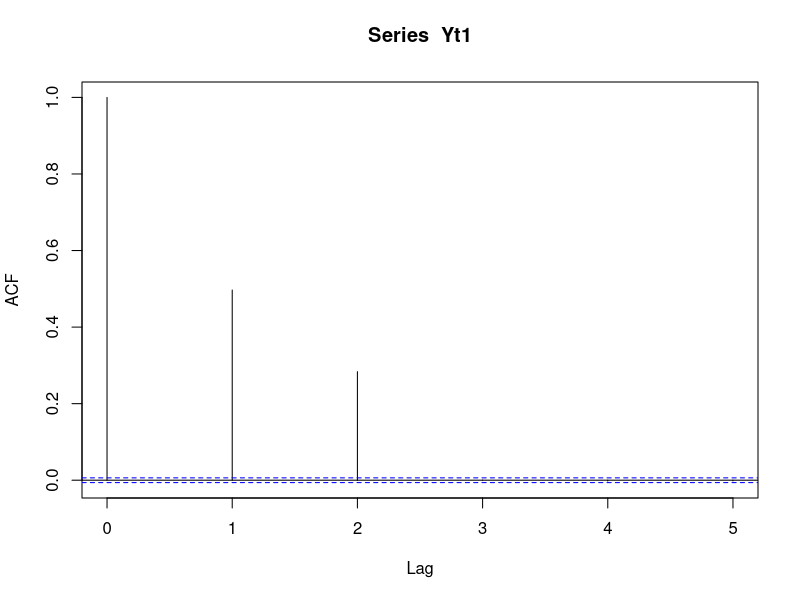
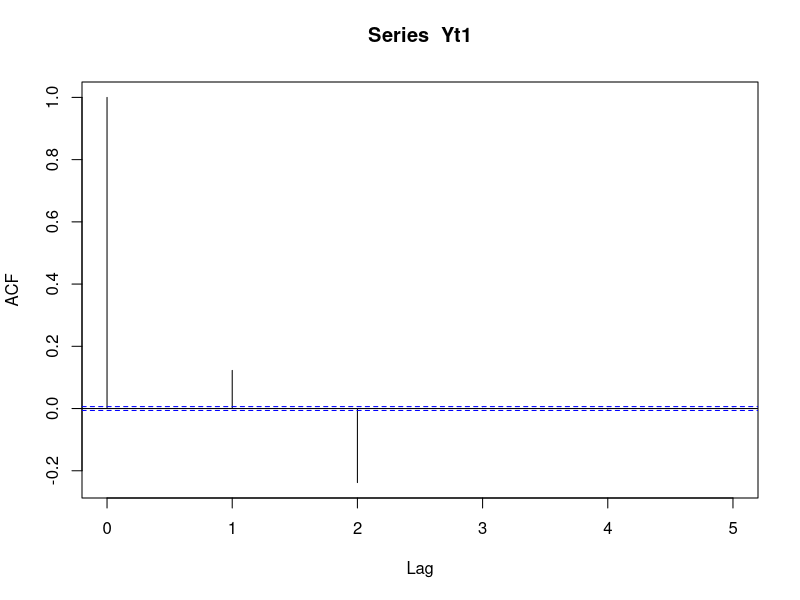
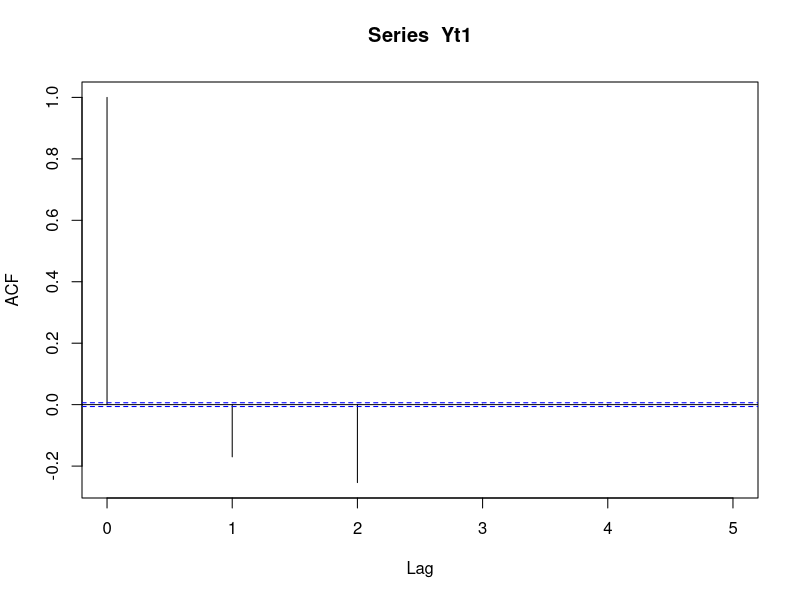
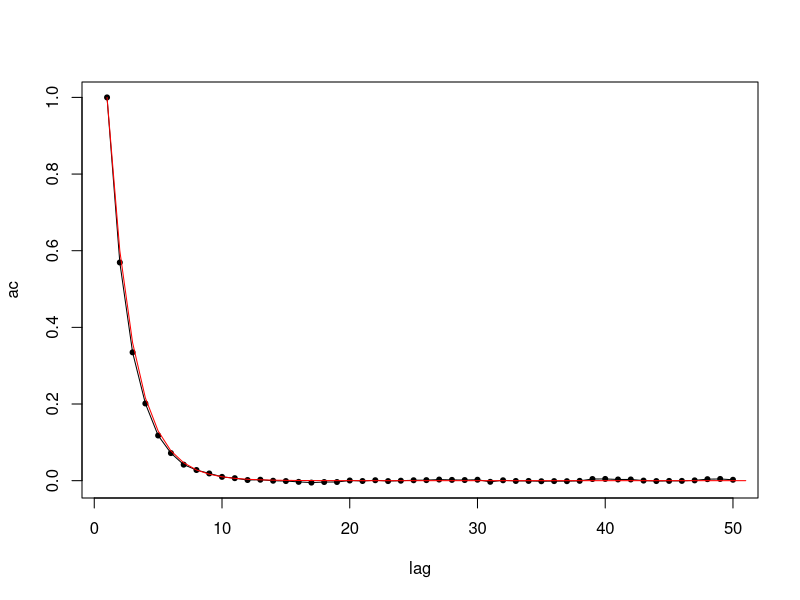
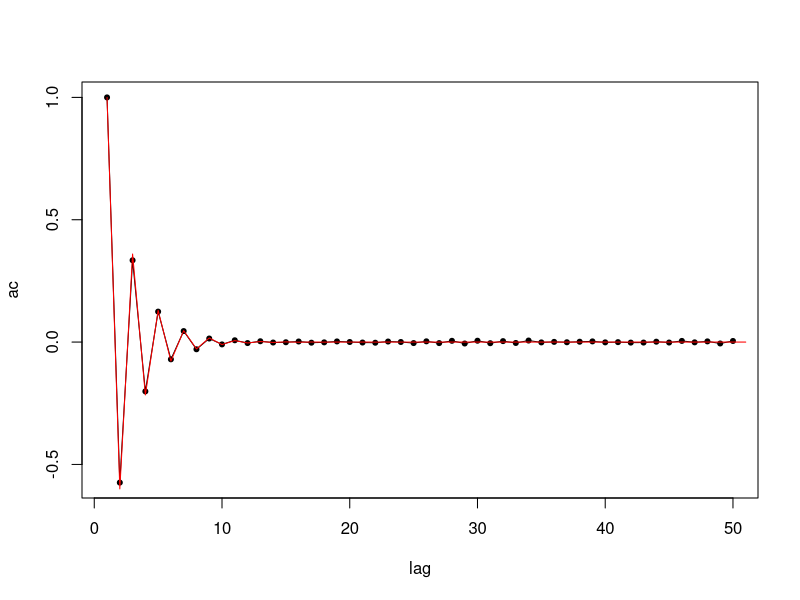
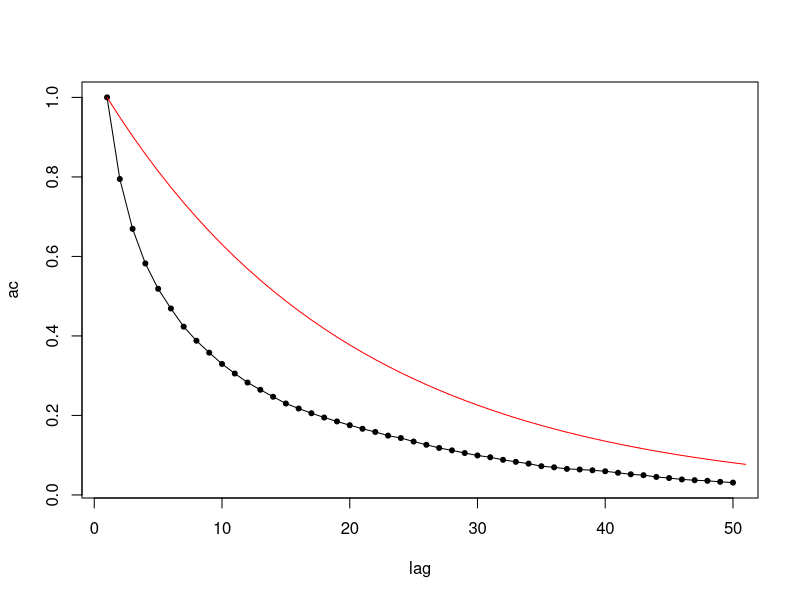
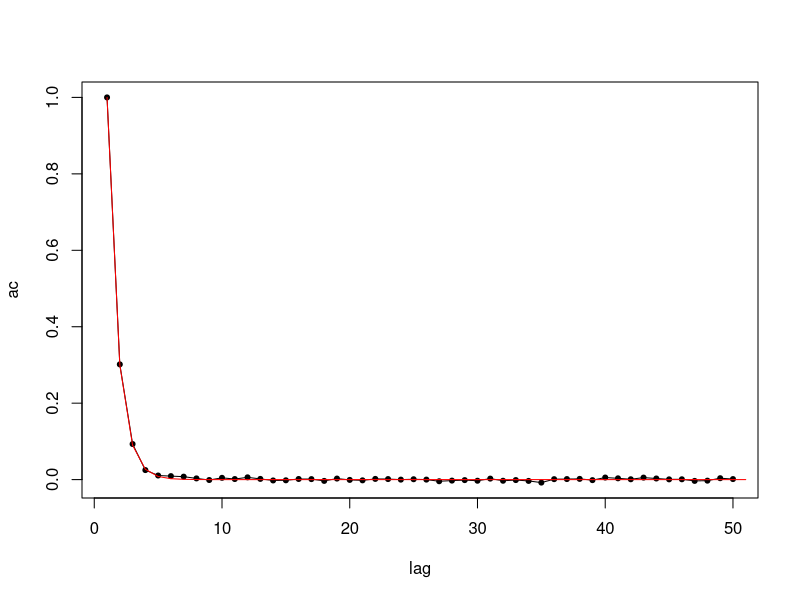
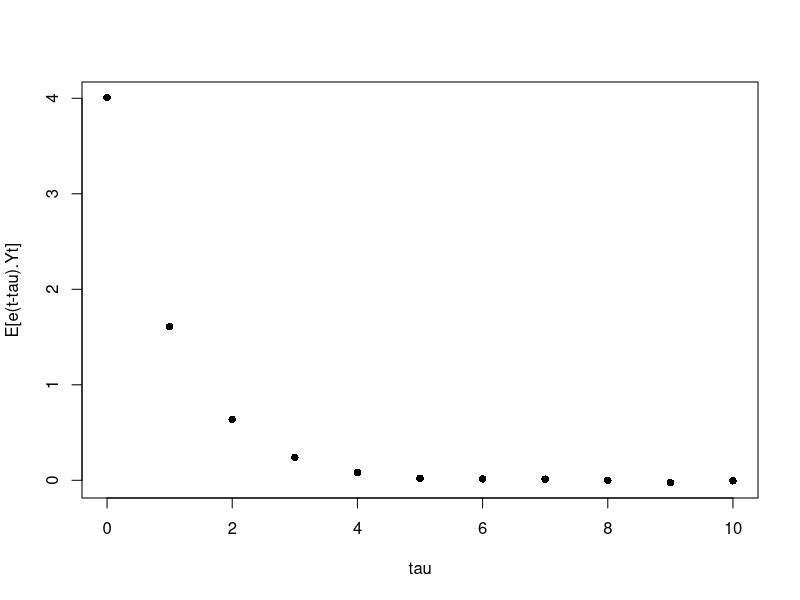

The R script that drew these images, in order:
## ---- chunk 1
knitr::opts_chunk$set(echo = TRUE)
## ---- chunk 2
rm(list = ls())
## ---- chunk 3
library(magrittr)
library(tseries)
## ---- chunk 4
N <- 1e5

set.seed(1)
et <- runif(N,-1,1)
## ---- chunk 5
mean(et)
## ---- chunk 6
var(et)
cov(et[1:(N-5)],et[6:N])
## ---- chunk 7
Yt <- 5 + et[3:N] - 0.5*et[2:(N-1)] + 0.25*et[1:(N-2)] 
## ---- chunk 8
adf.test(Yt)
## ---- chunk 9
acf(Yt,8,plot = F)
## ---- chunk 10
Yt1 <- et[3:N] + 0.5*et[2:(N-1)] + 0.4*et[1:(N-2)] 
acf(Yt1,5)
## ---- chunk 11
Yt1 <- et[3:N] + 1.2*et[2:(N-1)] - 0.7*et[1:(N-2)] 
acf(Yt1,5)
## ---- chunk 12
Yt1 <- et[3:N] - 1*et[2:(N-1)] - 0.6*et[1:(N-2)] 
acf(Yt1,5)
## ---- chunk 13
tau = 50 # lag máximo de análise
## ---- chunk 14
phi <- 0.6
## ---- chunk 15
set.seed(Sys.time())
X <- rnorm(N)

M <- NULL
for (lag in 1:tau) {
  X <- phi*X + rnorm(N)
  M <- cbind(M,X)
}
## ---- chunk 16
ac <- NULL
for (i in 1:tau) {
  ac <- c(ac,
          cov(M[,1],M[,i])/(sqrt(var(M[,1]))*sqrt(var(M[,i]))))
}
## ---- chunk 17
plot(ac,type = "o",pch=20,xlab = "lag")
lines(phi^(0:tau),col="red")
## ---- chunk 18
phi <- -0.6
## ---- chunk 19
set.seed(Sys.time())
X <- rnorm(N)

M <- NULL
for (lag in 1:tau) {
  X <- phi*X + rnorm(N)
  M <- cbind(M,X)
}
## ---- chunk 20
ac <- NULL
for (i in 1:tau) {
  ac <- c(ac,
          cov(M[,1],M[,i])/(sqrt(var(M[,1]))*sqrt(var(M[,i]))))
}
## ---- chunk 21
plot(ac,type = "o",pch=20,xlab = "lag")
lines(phi^(0:tau),col="red")
## ---- chunk 22
phi <- 0.95
## ---- chunk 23
set.seed(Sys.time())
X <- rnorm(N)

M <- NULL
for (lag in 1:tau) {
  X <- phi*X + rnorm(N)
  M <- cbind(M,X)
}
## ---- chunk 24
ac <- NULL
for (i in 1:tau) {
  ac <- c(ac,
          cov(M[,1],M[,i])/(sqrt(var(M[,1]))*sqrt(var(M[,i]))))
}
## ---- chunk 25
plot(ac,type = "o",pch=20,xlab = "lag")
lines(phi^(0:tau),col="red")
## ---- chunk 26
phi <- 0.3
## ---- chunk 27
set.seed(Sys.time())
X <- rnorm(N)

M <- NULL
for (lag in 1:tau) {
  X <- phi*X + rnorm(N)
  M <- cbind(M,X)
}
## ---- chunk 28
ac <- NULL
for (i in 1:tau) {
  ac <- c(ac,
          cov(M[,1],M[,i])/(sqrt(var(M[,1]))*sqrt(var(M[,i]))))
}
## ---- chunk 29
plot(ac,type = "o",pch=20,xlab = "lag")
lines(phi^(0:tau),col="red")
## ---- chunk 30
set.seed(1)

et <- rnorm(N)
phi <- 0.4

Y <- 0
for (i in 1:N) {
  Y <- c(Y,phi*tail(Y,1) + et[i])
}

Y <- Y[-1]
## ---- chunk 31
acf(Y,5,plot = F,type = "covariance")
## ---- chunk 32
(phi^(0:5)/(1-phi^2)) %>% round(4) # var(et) = 1
## ---- chunk 33
W <- diff(Y)
## ---- chunk 34
mean(W)
## ---- chunk 35
mean(W[200:20000])
## ---- chunk 36
acf(et,5,plot = F,type = "covariance")
## ---- chunk 37
cov_eY <- NULL
for (h in 0:5) {
  cov_eY <- c(cov_eY,
              mean(et[(1+h):N]*Y[1:(N-h)]))
}
names(cov_eY) <- 0:5

print(cov_eY %>% round(5))
## ---- chunk 38
f <- 0.4 # phi
sig <- 2 # sigma
Zt <- rnorm(N,0,sig) # ruído branco

# processo estacionário
X <- 0 
for (i in 1:N) {
  X <- c(X,f*tail(X,1) + Zt[i])
}

X <- X[-1]

obj <- NULL # E[e(t-tau).Yt]
for (h in 0:10) { # tau, "lag"
  Zth <- Zt[1:(N-h) + h]
  Zt0 <- Zt[1:(N-h)]
  
  Xth <- X[1:(N-h) + h]
  Xt0 <- X[1:(N-h)]
  
  obj <- c(obj,mean(Zt0*Xth))
}

plot(0:10,obj,pch=16,xlab = "tau",ylab = "E[e(t-tau).Yt]")
## ---- chunk 39
plot(0:10,obj,pch=16,xlab = "tau",ylab = "E[e(t-tau).Yt]")
lines(0:10,f^(0:10)*sig^2,col="red")
